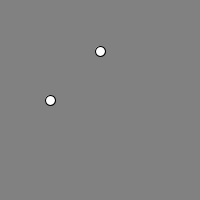
Frame 1 (no input)
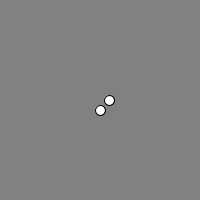
Frame 60 (the mouse pressed at the canvas centre just before this capture)
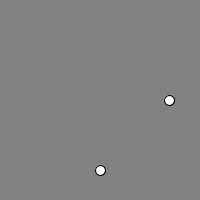
Frame 120 (the mouse held since frame 60 and released just before this capture)

The Processing sketch that drew these frames (run headless with seeded random() and noise(); from frame 60 on, the mouse is pressed at the canvas centre):

// Processing sketch: processing_114366
// ── processing_114366.pde

int diameter=10; 
int positionX=50; 
int Switch=0; 
int positionY=50; 
int SwitchY=0; 
void setup() { 
  size(200, 200);
}

void draw() { 
  background(129); 
  if (positionX>=width-diameter/2) { 
    Switch=1;
  } 
  if (positionX==diameter/2) { 
    Switch=0;
  } 
  if (Switch==0) { 
    positionX++; //position=position+1; } else{ positionX--; } ellipse(positionY,100,diameter,diameter); if(positionY>=height-diameter/2){ SwitchY=1; } if(positionY==diameter/2){ SwitchY=0; } if(Switch==0){ positionY++; //position=position+1; } else{ positionY--; } ellipse(100,positionX,diameter,diameter); println(positionX); }
}
else{
  positionX--;
}
ellipse(positionY,100,diameter,diameter);

if(positionY>=height-diameter/2){
SwitchY=1;
}
if(positionY==diameter/2){
  SwitchY=0;
}
if(Switch==0){
  positionY++; //position=position+1;
}
else{
  positionY--;
}
ellipse(100,positionX,diameter,diameter);
println(positionX);
}
